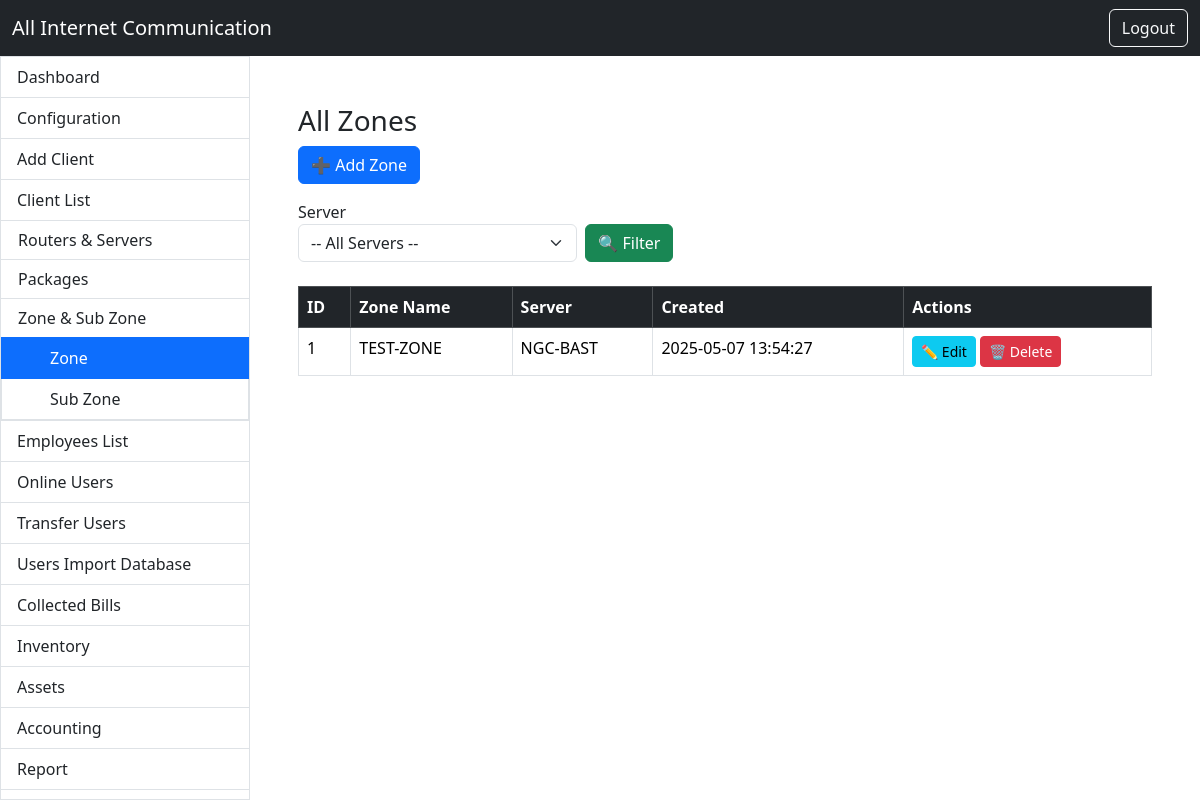
The app's page /network/list_zones.php (signed in) with its own data.
### tables this page shows
CREATE TABLE `zones` (
  `id` int NOT NULL,
  `zone_name` varchar(255) NOT NULL,
  `server_id` int NOT NULL,
  `created_at` timestamp NULL DEFAULT CURRENT_TIMESTAMP
);

CREATE TABLE `servers` (
  `id` int NOT NULL,
  `server_name` varchar(255) NOT NULL,
  `router_id` int NOT NULL,
  `created_at` timestamp NULL DEFAULT CURRENT_TIMESTAMP
);

### network/list_zones.php (the view, shortened to what this page needs)
<?php
$role = $_SESSION['role'] ?? 'guest';
require_once '../includes/db.php';
require_once '../includes/header.php';
require_once '../includes/sidebar.php';
$where = [];
$where_sql = count($where) ? 'WHERE ' . implode(' AND ', $where) : '';
$sql = "
    SELECT z.id, z.zone_name, s.server_name, z.created_at
    FROM zones z
    JOIN servers s ON z.server_id = s.id
    $where_sql
    ORDER BY z.id DESC
";
$result = $conn->query($sql);
?>
<div class="container p-4">
    <h3>All Zones</h3>
    <?php if($role !=='support') :?>
    <a href="add_zone.php" class="btn btn-primary mb-3">➕ Add Zone</a>
    <?php endif; ?>
    <form method="GET" class="row g-2 mb-4">
        <div class="col-md-4">
            <label>Server</label>
            <select name="server_id" class="form-select">
                <option value="">-- All Servers --</option>
            </select>
        </div>
        <div class="col-md-2 d-flex align-items-end">
            <button class="btn btn-success">🔍 Filter</button>
        </div>
    </form>
    <table class="table table-bordered">
        <thead class="table-dark">
        <tr>
            <th>ID</th>
            <th>Zone Name</th>
            <th>Server</th>
            <th>Created</th>
            <th>Actions</th>
        </tr>
        </thead>
        <tbody>
        <?php while($row = $result->fetch_assoc()): ?>
            <tr>
                <td><?= $row['id'] ?></td>
                <td><?= htmlspecialchars($row['zone_name']) ?></td>
                <td><?= htmlspecialchars($row['server_name']) ?></td>
                <td><?= $row['created_at'] ?></td>
                <td>
                    <?php if ($role === 'admin'): ?>
                        <a href="#" class="btn btn-info btn-sm" onclick="submitPost('edit_zone.php', { id: '<?= $row['id'] ?>' })"> ✏️ Edit</a>
                        <a href="#" class="btn btn-danger btn-sm" onclick="if(confirm('Are you sure?')) submitPost('delete_zone.php', { id: '<?= $row['id'] ?>' })">🗑️ Delete</a>
                    <?php else: ?>
                        <a href="#" class="btn btn-info btn-sm disabled"> ✏️ Edit</a>
                        <a href="#" class="btn btn-danger btn-sm disabled">🗑️ Delete</a>
                    <?php endif; ?>
                </td>
            </tr>
        <?php endwhile; ?>
        </tbody>
    </table>
</div>
<?php require_once '../includes/footer.php'; ?>

### records on screen
zones: id "1", zone_name "TEST-ZONE", server.server_name "NGC-BAST", created_at "2025-05-07 13:54:27"
